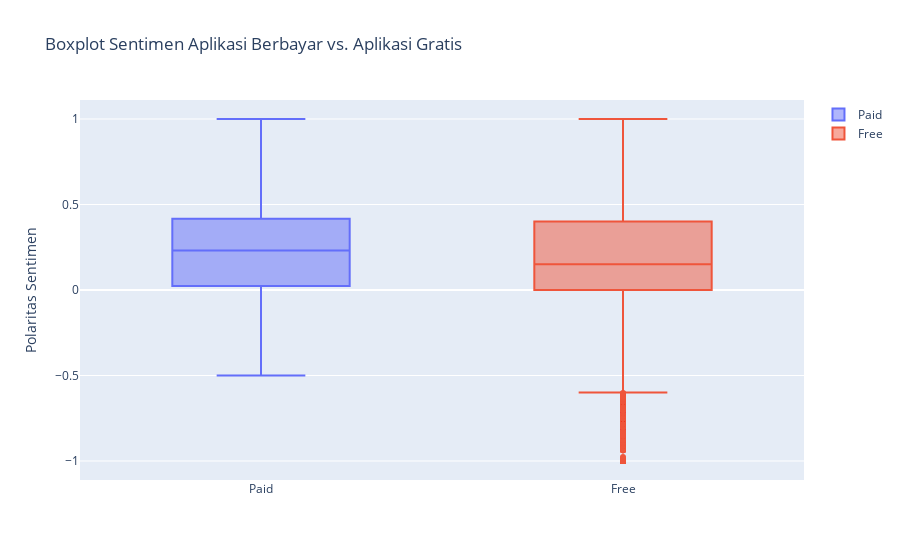

The cell this chart's notebook holds for it:
### Code cell
trace0 = go.Box(
    y = merged_df[merged_df['Type'] == "Paid"]['Sentiment_Polarity'],
    name = 'Paid'
)

trace1 = go.Box(
    y = merged_df[merged_df['Type'] == "Free"]['Sentiment_Polarity'],
    name = 'Free'
)

layout = go.Layout(
    title = "Boxplot Sentimen Aplikasi Berbayar vs. Aplikasi Gratis",
    yaxis = dict(title = "Polaritas Sentimen",
                autorange = True)
)

data = [trace0, trace1]
plotly.offline.iplot({'data': data, 'layout': layout})

### Figure 1 — Plotly figure (JSON) as saved in the notebook; plotly's stock layout.template omitted (floating-point values rounded to 4 significant figures; data arrays with more than 128 entries replaced by an {"elided": "..."} marker saying what was removed)
{"data": [{"name": "Paid", "type": "box", "y": {"elided": "416 float values"}}, {"name": "Free", "type": "box", "y": {"elided": "35513 float values"}}], "layout": {"title": {"text": "Boxplot Sentimen Aplikasi Berbayar vs. Aplikasi Gratis"}, "yaxis": {"autorange": true, "title": {"text": "Polaritas Sentimen"}}}}
